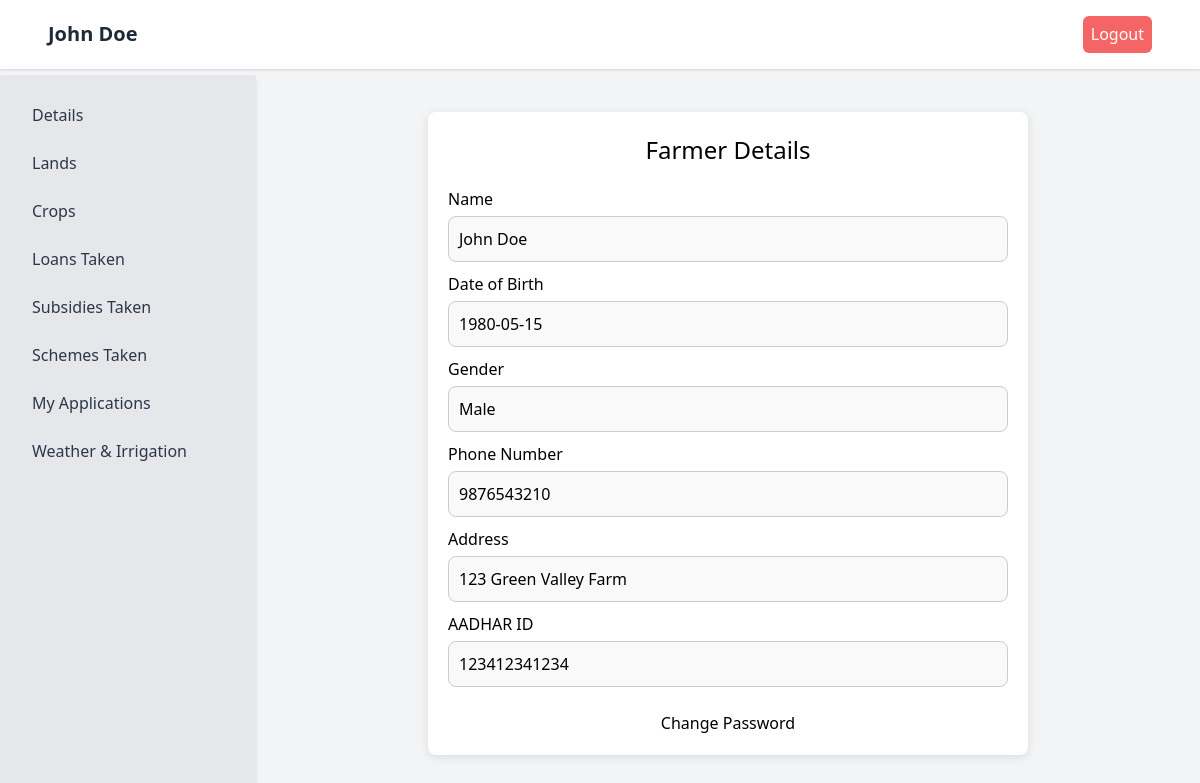
Page /farmer_details (signed in) on the earlier database version.
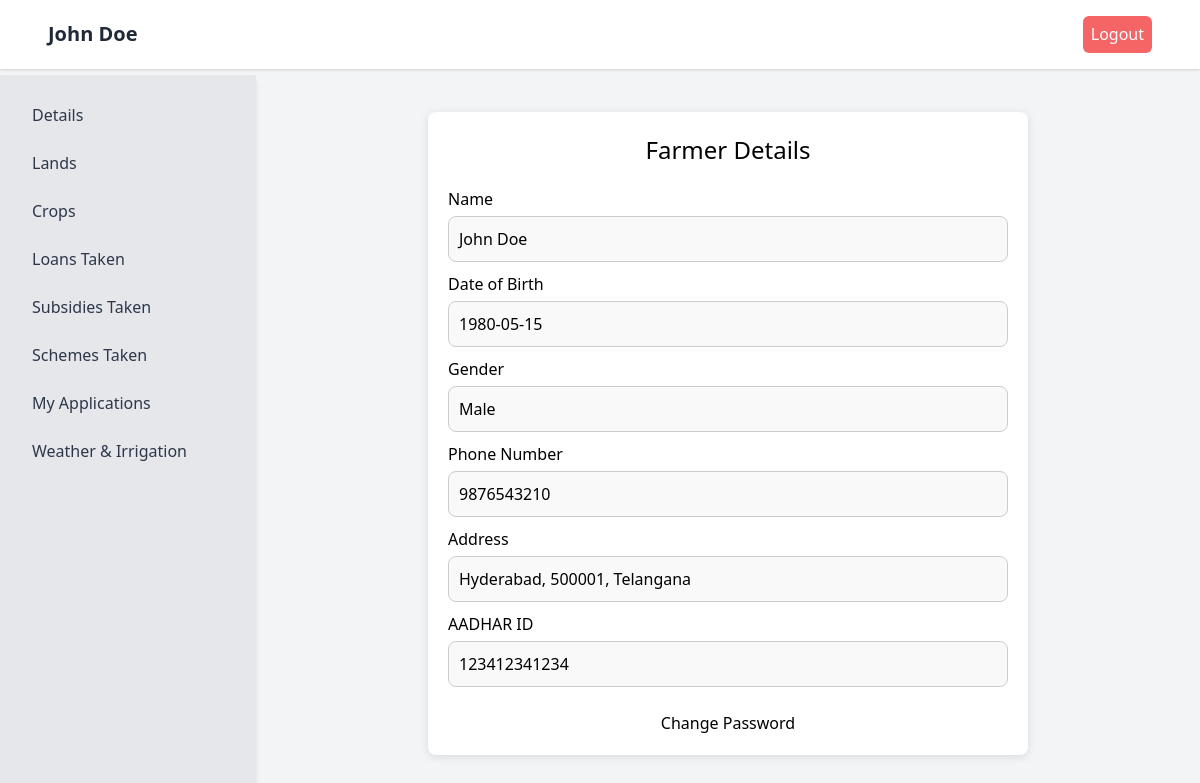
Same page on the later database version.
### tables this page shows
CREATE TABLE farmers (
    farmer_id INTEGER PRIMARY KEY AUTOINCREMENT,
    farmer_name VARCHAR(100) NOT NULL,
    date_of_birth DATE NOT NULL,
    gender TEXT NOT NULL,
    phone_no VARCHAR(15) NOT NULL UNIQUE,
    address VARCHAR(255) NOT NULL,
    aadhar_id VARCHAR(12) NOT NULL UNIQUE,
    password_hash VARCHAR(255),
    first_login BOOLEAN DEFAULT TRUE
);

### app.py (the view)
@app.route('/farmer_details')
def farmer_details():
    aadhar_id = session.get('aadhar_id')  # Get AADHAR ID from session
    if not aadhar_id:
        flash("You need to log in first.", "error")
        return redirect(url_for('farmer_login'))
    cursor = mysql.connection.cursor(MySQLdb.cursors.DictCursor)
    cursor.execute("SELECT * FROM farmers WHERE aadhar_id = %s", (aadhar_id,))
    farmer = cursor.fetchone()
    cursor.close()
    if not farmer:
        flash("Farmer not found.", "error")
        return redirect(url_for('farmer_login'))
    farmer['address_parts'] = split_farmer_address(farmer.get('address'))
    return render_template('farmer_details.html', farmer=farmer)

### app.py (called while the page is built)
def split_farmer_address(address):
    parts = [part.strip() for part in (address or '').split(',') if part.strip()]
    pincode_index = next((i for i, part in enumerate(parts) if re.fullmatch(r'\d{6}', part)), None)
    if pincode_index is not None:
        pincode = parts[pincode_index]
        remaining = parts[:pincode_index] + parts[pincode_index + 1:]
    else:
        pincode = ''
        remaining = parts
    city = remaining[0] if remaining else ''
    state = remaining[-1] if len(remaining) > 1 else ''
    return {'city': city, 'pincode': pincode, 'state': state}

### preview_frontend.py (called while the page is built)
    def execute(self, query, params=None):
        query = query.replace('%s', '?')
        query = query.replace('AUTO_INCREMENT', 'AUTOINCREMENT')
        if params is None:
            self.cursor.execute(query)
        else:
            if not isinstance(params, (tuple, list)):
                params = (params,)
            self.cursor.execute(query, params)
        return self

    def fetchone(self):
        row = self.cursor.fetchone()
        return self._process_row(row)

    def close(self):
        self.cursor.close()

### templates/farmer_details.html (shortened to what this page needs)
{% extends "base4.html" %}
{% block extra_css %}
    <link rel="stylesheet" href="{{ url_for('static', filename='css/farmer_details.css') }}">
{% endblock %}
{% block content %}
<div class="main-container">
    <h2 class="title">Farmer Details</h2>
    <div class="details-group">
        <div class="detail-item">
            <label for="f_name">Name</label>
            <span id="f_name">{{ farmer['farmer_name'] }}</span>
        </div>
        <div class="detail-item">
            <label for="f_dob">Date of Birth</label>
            <span id="f_dob">{{ farmer['date_of_birth'] }}</span>
        </div>
        <div class="detail-item">
            <label for="f_gender">Gender</label>
            <span id="f_gender">{{ farmer['gender'] }}</span>
        </div>
        <div class="detail-item">
            <label for="f_phone">Phone Number</label>
            <span id="f_phone">{{ farmer['phone_no'] }}</span>
        </div>
        <div class="detail-item">
            <label for="f_address">Address</label>
            <span id="f_address">{{ farmer['address'] }}</span>
        </div>
        <div class="detail-item">
            <label for="f_aadharId">AADHAR ID</label>
            <span id="f_aadharId">{{ farmer['aadhar_id'] }}</span>
        </div>
    </div>
    <div class="mt-6 text-center">
        <a href="{{ url_for('change_password') }}" class="submit-button inline-block">Change Password</a>
    </div>
</div>
{% endblock %}

### templates/base4.html (shortened to what this page needs)
<!DOCTYPE html>
<html lang="en">
<head>
    <link href="https://cdn.jsdelivr.net/npm/tailwindcss@2.2.19/dist/tailwind.min.css" rel="stylesheet">
    {% block extra_css %}{% endblock %}
</head>
<body class="bg-gray-100">
    <nav class="bg-white shadow fixed top-0 left-0 w-full z-10">
        <div class="max-w-6xl mx-auto flex justify-between items-center py-4 px-6">
            <div class="flex items-center">
                <h1 class="text-xl font-bold text-gray-800">{{ farmer.farmer_name }}</h1>
            </div>
            <a href="{{ url_for('logout') }}" class="logout-btn">Logout</a>
        </div>
    </nav>
    <div id="sidebar" class="sidebar fixed top-16 left-0 h-screen bg-gray-200 w-64 p-4 shadow-md">
        <ul>
            <li><a href="{{ url_for('farmer_details') }}" class="link-item">Details</a></li>
            <li><a href="{{url_for('farmer_lands')}}" class="link-item">Lands</a></li>
            <li><a href="{{url_for('farmer_crops')}}" class="link-item">Crops</a></li>
            <li><a href="{{ url_for('farmer_loans_taken') }}" class="link-item">Loans Taken</a></li>
            <li><a href="{{ url_for('farmer_subsidies_taken') }}" class="link-item">Subsidies Taken</a></li>
            <li><a href="{{ url_for('farmer_schemes_taken') }}" class="link-item">Schemes Taken</a></li>
            <li><a href="{{ url_for('farmer_applications') }}" class="link-item">My Applications</a></li>
            <li><a href="{{ url_for('farmer_weather') }}" class="link-item">Weather & Irrigation</a></li>
        </ul>
    </div>
    <div class="content pt-20 pl-4 md:pl-0 flex justify-center items-center">
        <div class="w-full max-w-3xl px-4">
            {% block content %}{% endblock %}
        </div>
    </div>
</body>
</html>

Differences in the rows shown:
changed farmers "John Doe": address "123 Green Valley Farm" → "Hyderabad, 500001, Telangana"
